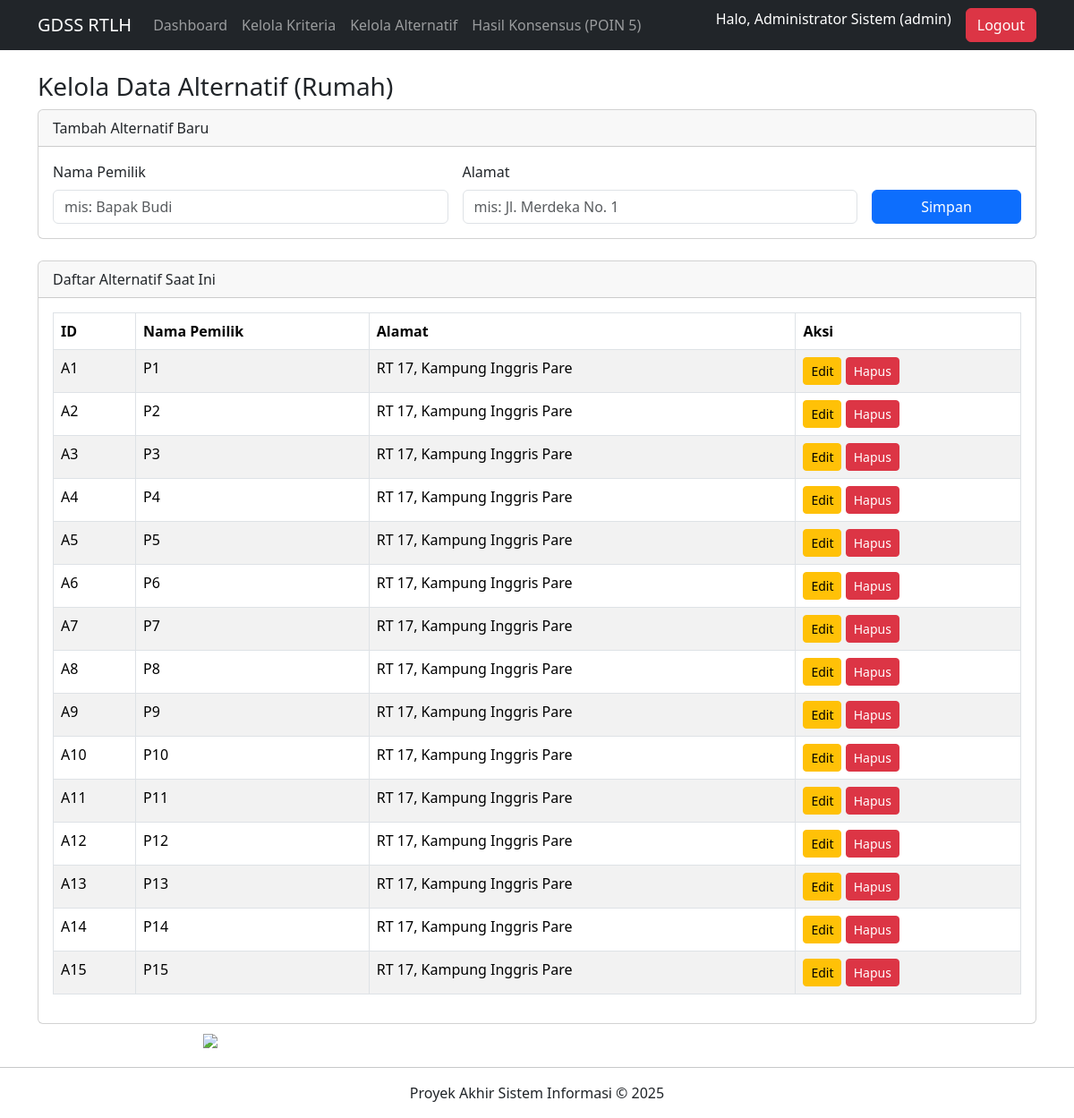
The app's page /alternatif.php (signed in) with its own data.
### tables this page shows
CREATE TABLE `alternatif` (
  `id` int(11) NOT NULL,
  `nama_pemilik` varchar(255) DEFAULT NULL,
  `alamat` text DEFAULT NULL
);

### alternatif.php (the view, shortened to what this page needs)
<?php
require_once 'includes/header.php';
?>
<h3>Kelola Data Alternatif (Rumah)</h3>
<div class="card mb-4">
    <div class="card-header">Tambah Alternatif Baru</div>
    <div class="card-body">
        <form action="alternatif.php" method="POST">
            <div class="row g-3">
                <div class="col-md-5">
                    <label class="form-label">Nama Pemilik</label>
                    <input type="text" name="nama_pemilik" class="form-control" placeholder="mis: Bapak Budi" required>
                </div>
                <div class="col-md-5">
                    <label class="form-label">Alamat</label>
                    <input type="text" name="alamat" class="form-control" placeholder="mis: Jl. Merdeka No. 1" required>
                </div>
                <div class="col-md-2 align-self-end">
                    <button type="submit" name="submit_alternatif" class="btn btn-primary w-100">Simpan</button>
                </div>
            </div>
        </form>
    </div>
</div>
<div class="card">
    <div class="card-header">Daftar Alternatif Saat Ini</div>
    <div class="card-body">
        <table class="table table-bordered table-striped">
            <thead>
                <tr>
                    <th>ID</th>
                    <th>Nama Pemilik</th>
                    <th>Alamat</th>
                    <th>Aksi</th>
                </tr>
            </thead>
            <tbody>
                <?php
                $sql_select = "SELECT * FROM alternatif ORDER BY id ASC";
                $result = mysqli_query($koneksi, $sql_select);
                if (mysqli_num_rows($result) > 0) {
                    while($row = mysqli_fetch_assoc($result)) {
                        echo "<tr>";
                        echo "<td>A" . htmlspecialchars($row['id']) . "</td>";
                        echo "<td>" . htmlspecialchars($row['nama_pemilik']) . "</td>";
                        echo "<td>" . htmlspecialchars($row['alamat']) . "</td>";
                        echo "<td>";
                        echo "<a href='#' class='btn btn-warning btn-sm'
                                data-bs-toggle='modal'
                                data-bs-target='#modalEdit$row[id]'>Edit</a> ";
                        echo "<a href='alternatif.php?hapus=" . $row['id'] . "'
                                class='btn btn-danger btn-sm'
                                onclick='return confirm(\"Yakin ingin menghapus data ini?\")'>Hapus</a>";
                        echo "</td>";
                        echo "</tr>";
                    }
                } else {
                    echo "<tr><td colspan='4' class='text-center'>Belum ada data alternatif.</td></tr>";
                }
                ?>
            </tbody>
        </table>
    </div>
</div>
<?php
require_once 'includes/footer.php';
?>
<?php include 'includes/pet_kucing.php';
?>

### records on screen
alternatif: id "1", nama_pemilik "P1", alamat "RT 17, Kampung Inggris Pare"
alternatif: id "2", nama_pemilik "P2", alamat "RT 17, Kampung Inggris Pare"
alternatif: id "3", nama_pemilik "P3", alamat "RT 17, Kampung Inggris Pare"
alternatif: id "4", nama_pemilik "P4", alamat "RT 17, Kampung Inggris Pare"
alternatif: id "5", nama_pemilik "P5", alamat "RT 17, Kampung Inggris Pare"
alternatif: id "6", nama_pemilik "P6", alamat "RT 17, Kampung Inggris Pare"
alternatif: id "7", nama_pemilik "P7", alamat "RT 17, Kampung Inggris Pare"
alternatif: id "8", nama_pemilik "P8", alamat "RT 17, Kampung Inggris Pare"
alternatif: id "9", nama_pemilik "P9", alamat "RT 17, Kampung Inggris Pare"
alternatif: id "10", nama_pemilik "P10", alamat "RT 17, Kampung Inggris Pare"
alternatif: id "11", nama_pemilik "P11", alamat "RT 17, Kampung Inggris Pare"
alternatif: id "12", nama_pemilik "P12", alamat "RT 17, Kampung Inggris Pare"
alternatif: id "13", nama_pemilik "P13", alamat "RT 17, Kampung Inggris Pare"
alternatif: id "14", nama_pemilik "P14", alamat "RT 17, Kampung Inggris Pare"
alternatif: id "15", nama_pemilik "P15", alamat "RT 17, Kampung Inggris Pare"

### other values on screen
$USER_NAMA "Administrator Sistem"
$USER_ROLE "admin"
